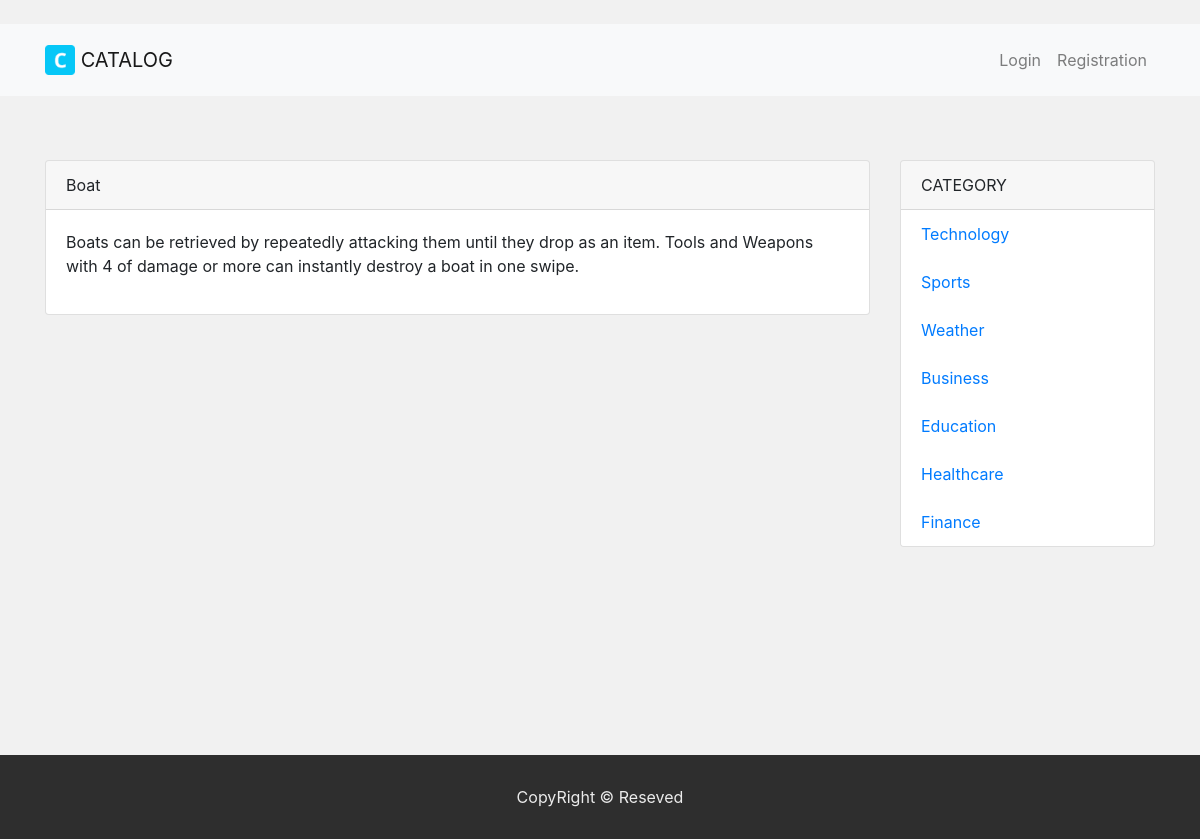
Page /catlog/items/2 on the committed database.
### cat_app/modules.py (models this page shows, shortened)
class Items(db.Model):
    id = db.Column(db.Integer, primary_key=True)
    title = db.Column(db.String(30), unique=True, nullable=False)
    content = db.Column(db.String(200), nullable=False)
    user_id = db.Column(db.Integer, db.ForeignKey("user.id"), nullable=False)
    cat_id = db.Column(db.Integer,
                       db.ForeignKey("category.id"),
                       nullable=False)

class Category(db.Model):
    id = db.Column(db.Integer, primary_key=True)
    name = db.Column(db.String(40), nullable=False)
    items = db.relationship("Items", backref="category", lazy=True)

### cat_app/route.py (the view)
@app.route('/catlog/items/<int:id>')
def single_item(id):
    item = Items.query.filter_by(id=id).first()
    return render_template("single.html", item=item, title=item.title)

### cat_app/route.py (called while the page is built)
def all_cat():
    all_cat = Category.query.all()
    return all_cat

@app.context_processor
def context():
    return dict(all_cat=all_cat)

### cat_app/templates/single.html (shortened to what this page needs)
{%extends "base.html"%}
{% block content %}
<p>
    {{item.content}}
</p>
{% endblock %}

### cat_app/templates/base.html (shortened to what this page needs)
<!DOCTYPE html>
<html lang="en">
<head>
    <link rel="stylesheet" href="https://stackpath.bootstrapcdn.com/bootstrap/4.3.1/css/bootstrap.min.css">
    <link rel="stylesheet" href="{{url_for('static',filename='css/style.css')}}">
</head>
<body>
    <nav class="navbar navbar-light navbar-expand-lg  bg-light p-3 mt-4">
        <div class="container">
             <a class="navbar-brand" href="{{url_for('home')}}">
          <img src="{{url_for('static',filename = 'img/logo.png')}}" width="30" height="30" class="d-inline-block align-top" alt="Site logo">
          CATALOG
        </a>
        <div class="collapse navbar-collapse" id="navbarNavAltMarkup">
            <ul class="navbar-nav justify-content-end">
                {% if current_user.is_authenticated %}
                <a class="nav-item nav-link" href="{{url_for('addItem')}}">
                    Add item
                </a>
                <a class="nav-item nav-link" href="{{url_for('new_cat')}}">
                    Add category
                </a>
                <a class="nav-item nav-link" href="{{url_for('logout')}}">Logout</a>
                {% else %}
                <li class="nav-item">
                    <a class="nav-link" href="{{url_for('login')}}">Login</a>
                </li>
                <li class="nav-item">
                    <a class="nav-link" href="{{url_for('register')}}">Registration</a>
                </li>
                {% endif %}
            </ul>
          </div>
        </div>
      </nav>
      <div class="container mt-5 mb-5">
          <div class="row">
              <div class="col-md-9">
                    <div class="card">
                        <div class="card-header">{{ title }}</div>
                        <div class="card-body">
                                {% block content %}
                                {% endblock %}
                        </div>
                    </div>
                </div>
              <div class="col-md-3">
                  <div class="card">
                      <div class="card-header">
                          CATEGORY
                      </div>
                      <ul class="list-group list-group-flush">
                        {% if all_cat() %}
                          {% for cat in all_cat() %}
                          <a href="{{url_for('catlog',id=cat.id)}}"><li class="list-group-item">{{cat.name}}</li></a>
                          {% endfor %}
                        {% endif %}
                      </ul>
                  </div>
              </div>
          </div>
      </div>
      <section class="footer container-fluid mt-5">
        <footer class="row">
            <div class="col-md-12 footer-content">
                    <span>
                            CopyRight © Reseved
                    </span>
            </div>
        </footer>
    </section>
</body>
</html>

### cat_app/static/css/style.css (style rules this page uses)
body { background: #f1f1f1; height: 100%; min-height: 100%; }
html { height: 100%; box-sizing: border-box; }
.footer-content { background: #2e2e2e; }
.footer-content span { padding: 30px; text-align: center; color: #ebebeb; display: block; }
.footer { position: relative; right: 0; bottom: -20%; left: 0; }
@media (min-width: 768px) { .navbar-nav { width: 100%; text-align: center; } }

### rows in the picture
Items: title "Boat", content "Boats can be retrieved by repeatedly attacking them until they drop as an item. Tools and Weapons with 4 of damage or more can instantly destroy a boat in one swipe."
Category: name "Technology"
Category: name "Sports"
Category: name "Weather"
Category: name "Business"
Category: name "Education"
Category: name "Healthcare"
Category: name "Finance"
